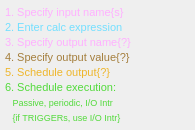
<?xml version="1.0" ?>
<ui version="4.0">
  <class>Dialog</class>
  <widget class="PyDMFrame" name="screen">
    <property name="geometry">
      <rect>
        <x>10</x>
        <y>10</y>
        <width>195</width>
        <height>130</height>
      </rect>
    </property>
    <property name="minimumSize">
      <size>
        <width>195</width>
        <height>130</height>
      </size>
    </property>
    <property name="styleSheet">
      <string notr="true">PyDMFrame#screen {
  color: rgb(0, 0, 0);
  background-color: rgb(200, 200, 200);
  }</string>
    </property>
    <property name="windowTitle">
      <string>userCalc_help</string>
    </property>
    <layout class="QGridLayout" name="gridLayout" columnstretch="195" rowstretch="130">
      <property name="leftMargin">
        <number>0</number>
      </property>
      <property name="topMargin">
        <number>0</number>
      </property>
      <property name="rightMargin">
        <number>0</number>
      </property>
      <property name="bottomMargin">
        <number>0</number>
      </property>
      <property name="horizontalSpacing">
        <number>0</number>
      </property>
      <property name="verticalSpacing">
        <number>0</number>
      </property>
      <item row="0" column="0">
        <widget class="PyDMFrame" name="composite">
          <property name="geometry">
            <rect>
              <x>0</x>
              <y>0</y>
              <width>195</width>
              <height>130</height>
            </rect>
          </property>
          <property name="sizePolicy">
            <sizepolicy hsizetype="Ignored" vsizetype="Ignored">
              <horstretch>0</horstretch>
              <verstretch>0</verstretch>
            </sizepolicy>
          </property>
          <layout class="QGridLayout" name="gridLayout_1" columnstretch="5,180,10" rowstretch="5,14,1,14,1,14,1,14,1,14,1,14,2,12,3,12,7">
            <property name="leftMargin">
              <number>0</number>
            </property>
            <property name="topMargin">
              <number>0</number>
            </property>
            <property name="rightMargin">
              <number>0</number>
            </property>
            <property name="bottomMargin">
              <number>0</number>
            </property>
            <property name="horizontalSpacing">
              <number>0</number>
            </property>
            <property name="verticalSpacing">
              <number>0</number>
            </property>
            <item row="0" column="0" rowspan="17" colspan="3">
              <widget class="PyDMDrawingRectangle" name="rectangle">
                <property name="geometry">
                  <rect>
                    <x>0</x>
                    <y>0</y>
                    <width>195</width>
                    <height>130</height>
                  </rect>
                </property>
                <property name="sizePolicy">
                  <sizepolicy hsizetype="Ignored" vsizetype="Ignored">
                    <horstretch>0</horstretch>
                    <verstretch>0</verstretch>
                  </sizepolicy>
                </property>
                <property name="brush" stdset="0">
                  <brush brushstyle="SolidPattern">
                    <color alpha="255">
                      <red>0</red>
                      <green>0</green>
                      <blue>0</blue>
                    </color>
                  </brush>
                </property>
                <property name="penStyle" stdset="0">
                  <enum>Qt::SolidLine</enum>
                </property>
                <property name="penColor" stdset="0">
                  <color>
                    <red>0</red>
                    <green>0</green>
                    <blue>0</blue>
                  </color>
                </property>
                <property name="penWidth" stdset="0">
                  <double>0</double>
                </property>
                <property name="penCapStyle" stdset="0">
                  <enum>Qt::FlatCap</enum>
                </property>
                <property name="toolTip">
                  <string>rectangle</string>
                </property>
              </widget>
            </item>
            <item row="1" column="1">
              <widget class="QLabel" name="text">
                <property name="geometry">
                  <rect>
                    <x>5</x>
                    <y>5</y>
                    <width>180</width>
                    <height>14</height>
                  </rect>
                </property>
                <property name="sizePolicy">
                  <sizepolicy hsizetype="Ignored" vsizetype="Ignored">
                    <horstretch>0</horstretch>
                    <verstretch>0</verstretch>
                  </sizepolicy>
                </property>
                <property name="text">
                  <string>1. Specify input name{s}</string>
                </property>
                <property name="font">
                  <font>
                    <pointsize>8</pointsize>
                  </font>
                </property>
                <property name="brush" stdset="0">
                  <brush brushstyle="SolidPattern">
                    <color alpha="255">
                      <red>255</red>
                      <green>176</green>
                      <blue>255</blue>
                    </color>
                  </brush>
                </property>
                <property name="toolTip">
                  <string>text</string>
                </property>
                <property name="alignment">
                  <set>Qt::AlignLeading|Qt::AlignLeft|Qt::AlignVCenter</set>
                </property>
                <property name="styleSheet">
                  <string notr="true">QLabel#text {
  color: rgb(255, 176, 255);
  }</string>
                </property>
              </widget>
            </item>
            <item row="3" column="1">
              <widget class="QLabel" name="text_1">
                <property name="geometry">
                  <rect>
                    <x>5</x>
                    <y>20</y>
                    <width>180</width>
                    <height>14</height>
                  </rect>
                </property>
                <property name="sizePolicy">
                  <sizepolicy hsizetype="Ignored" vsizetype="Ignored">
                    <horstretch>0</horstretch>
                    <verstretch>0</verstretch>
                  </sizepolicy>
                </property>
                <property name="text">
                  <string>2. Enter calc expression</string>
                </property>
                <property name="font">
                  <font>
                    <pointsize>8</pointsize>
                  </font>
                </property>
                <property name="brush" stdset="0">
                  <brush brushstyle="SolidPattern">
                    <color alpha="255">
                      <red>115</red>
                      <green>223</green>
                      <blue>255</blue>
                    </color>
                  </brush>
                </property>
                <property name="toolTip">
                  <string>text_1</string>
                </property>
                <property name="alignment">
                  <set>Qt::AlignLeading|Qt::AlignLeft|Qt::AlignVCenter</set>
                </property>
                <property name="styleSheet">
                  <string notr="true">QLabel#text_1 {
  color: rgb(115, 223, 255);
  }</string>
                </property>
              </widget>
            </item>
            <item row="5" column="1">
              <widget class="QLabel" name="text_2">
                <property name="geometry">
                  <rect>
                    <x>5</x>
                    <y>35</y>
                    <width>180</width>
                    <height>14</height>
                  </rect>
                </property>
                <property name="sizePolicy">
                  <sizepolicy hsizetype="Ignored" vsizetype="Ignored">
                    <horstretch>0</horstretch>
                    <verstretch>0</verstretch>
                  </sizepolicy>
                </property>
                <property name="text">
                  <string>3. Specify output name{?}</string>
                </property>
                <property name="font">
                  <font>
                    <pointsize>8</pointsize>
                  </font>
                </property>
                <property name="brush" stdset="0">
                  <brush brushstyle="SolidPattern">
                    <color alpha="255">
                      <red>255</red>
                      <green>176</green>
                      <blue>255</blue>
                    </color>
                  </brush>
                </property>
                <property name="toolTip">
                  <string>text_2</string>
                </property>
                <property name="alignment">
                  <set>Qt::AlignLeading|Qt::AlignLeft|Qt::AlignVCenter</set>
                </property>
                <property name="styleSheet">
                  <string notr="true">QLabel#text_2 {
  color: rgb(255, 176, 255);
  }</string>
                </property>
              </widget>
            </item>
            <item row="7" column="1">
              <widget class="QLabel" name="text_3">
                <property name="geometry">
                  <rect>
                    <x>5</x>
                    <y>50</y>
                    <width>180</width>
                    <height>14</height>
                  </rect>
                </property>
                <property name="sizePolicy">
                  <sizepolicy hsizetype="Ignored" vsizetype="Ignored">
                    <horstretch>0</horstretch>
                    <verstretch>0</verstretch>
                  </sizepolicy>
                </property>
                <property name="text">
                  <string>4. Specify output value{?}</string>
                </property>
                <property name="font">
                  <font>
                    <pointsize>8</pointsize>
                  </font>
                </property>
                <property name="brush" stdset="0">
                  <brush brushstyle="SolidPattern">
                    <color alpha="255">
                      <red>164</red>
                      <green>126</green>
                      <blue>60</blue>
                    </color>
                  </brush>
                </property>
                <property name="toolTip">
                  <string>text_3</string>
                </property>
                <property name="alignment">
                  <set>Qt::AlignLeading|Qt::AlignLeft|Qt::AlignVCenter</set>
                </property>
                <property name="styleSheet">
                  <string notr="true">QLabel#text_3 {
  color: rgb(164, 126, 60);
  }</string>
                </property>
              </widget>
            </item>
            <item row="9" column="1">
              <widget class="QLabel" name="text_4">
                <property name="geometry">
                  <rect>
                    <x>5</x>
                    <y>65</y>
                    <width>180</width>
                    <height>14</height>
                  </rect>
                </property>
                <property name="sizePolicy">
                  <sizepolicy hsizetype="Ignored" vsizetype="Ignored">
                    <horstretch>0</horstretch>
                    <verstretch>0</verstretch>
                  </sizepolicy>
                </property>
                <property name="text">
                  <string>5. Schedule output{?}</string>
                </property>
                <property name="font">
                  <font>
                    <pointsize>8</pointsize>
                  </font>
                </property>
                <property name="brush" stdset="0">
                  <brush brushstyle="SolidPattern">
                    <color alpha="255">
                      <red>238</red>
                      <green>182</green>
                      <blue>43</blue>
                    </color>
                  </brush>
                </property>
                <property name="toolTip">
                  <string>text_4</string>
                </property>
                <property name="alignment">
                  <set>Qt::AlignLeading|Qt::AlignLeft|Qt::AlignVCenter</set>
                </property>
                <property name="styleSheet">
                  <string notr="true">QLabel#text_4 {
  color: rgb(238, 182, 43);
  }</string>
                </property>
              </widget>
            </item>
            <item row="11" column="1">
              <widget class="QLabel" name="text_5">
                <property name="geometry">
                  <rect>
                    <x>5</x>
                    <y>80</y>
                    <width>180</width>
                    <height>14</height>
                  </rect>
                </property>
                <property name="sizePolicy">
                  <sizepolicy hsizetype="Ignored" vsizetype="Ignored">
                    <horstretch>0</horstretch>
                    <verstretch>0</verstretch>
                  </sizepolicy>
                </property>
                <property name="text">
                  <string>6. Schedule execution:</string>
                </property>
                <property name="font">
                  <font>
                    <pointsize>8</pointsize>
                  </font>
                </property>
                <property name="brush" stdset="0">
                  <brush brushstyle="SolidPattern">
                    <color alpha="255">
                      <red>82</red>
                      <green>218</green>
                      <blue>59</blue>
                    </color>
                  </brush>
                </property>
                <property name="toolTip">
                  <string>text_5</string>
                </property>
                <property name="alignment">
                  <set>Qt::AlignLeading|Qt::AlignLeft|Qt::AlignVCenter</set>
                </property>
                <property name="styleSheet">
                  <string notr="true">QLabel#text_5 {
  color: rgb(82, 218, 59);
  }</string>
                </property>
              </widget>
            </item>
            <item row="15" column="1">
              <widget class="QLabel" name="text_6">
                <property name="geometry">
                  <rect>
                    <x>5</x>
                    <y>111</y>
                    <width>180</width>
                    <height>12</height>
                  </rect>
                </property>
                <property name="sizePolicy">
                  <sizepolicy hsizetype="Ignored" vsizetype="Ignored">
                    <horstretch>0</horstretch>
                    <verstretch>0</verstretch>
                  </sizepolicy>
                </property>
                <property name="text">
                  <string>   {if TRIGGERs, use I/O Intr}</string>
                </property>
                <property name="font">
                  <font>
                    <pointsize>7</pointsize>
                  </font>
                </property>
                <property name="brush" stdset="0">
                  <brush brushstyle="SolidPattern">
                    <color alpha="255">
                      <red>82</red>
                      <green>218</green>
                      <blue>59</blue>
                    </color>
                  </brush>
                </property>
                <property name="toolTip">
                  <string>text_6</string>
                </property>
                <property name="alignment">
                  <set>Qt::AlignLeading|Qt::AlignLeft|Qt::AlignVCenter</set>
                </property>
                <property name="styleSheet">
                  <string notr="true">QLabel#text_6 {
  color: rgb(82, 218, 59);
  }</string>
                </property>
              </widget>
            </item>
            <item row="13" column="1">
              <widget class="QLabel" name="text_7">
                <property name="geometry">
                  <rect>
                    <x>5</x>
                    <y>96</y>
                    <width>180</width>
                    <height>12</height>
                  </rect>
                </property>
                <property name="sizePolicy">
                  <sizepolicy hsizetype="Ignored" vsizetype="Ignored">
                    <horstretch>0</horstretch>
                    <verstretch>0</verstretch>
                  </sizepolicy>
                </property>
                <property name="text">
                  <string>   Passive, periodic, I/O Intr</string>
                </property>
                <property name="font">
                  <font>
                    <pointsize>7</pointsize>
                  </font>
                </property>
                <property name="brush" stdset="0">
                  <brush brushstyle="SolidPattern">
                    <color alpha="255">
                      <red>82</red>
                      <green>218</green>
                      <blue>59</blue>
                    </color>
                  </brush>
                </property>
                <property name="toolTip">
                  <string>text_7</string>
                </property>
                <property name="alignment">
                  <set>Qt::AlignLeading|Qt::AlignLeft|Qt::AlignVCenter</set>
                </property>
                <property name="styleSheet">
                  <string notr="true">QLabel#text_7 {
  color: rgb(82, 218, 59);
  }</string>
                </property>
              </widget>
            </item>
          </layout>
        </widget>
      </item>
    </layout>
    <zorder>rectangle</zorder>
    <zorder>text</zorder>
    <zorder>text_1</zorder>
    <zorder>text_2</zorder>
    <zorder>text_3</zorder>
    <zorder>text_4</zorder>
    <zorder>text_5</zorder>
    <zorder>text_6</zorder>
    <zorder>text_7</zorder>
    <zorder>composite</zorder>
  </widget>
  <customwidgets>
    <customwidget>
      <class>PyDMFrame</class>
      <extends>QFrame</extends>
      <header>pydm.widgets.frame</header>
    </customwidget>
    <customwidget>
      <class>PyDMDrawingRectangle</class>
      <extends>QWidget</extends>
      <header>pydm.widgets.drawing</header>
    </customwidget>
    <customwidget>
      <class>PyDMLabel</class>
      <extends>QLabel</extends>
      <header>pydm.widgets.label</header>
    </customwidget>
  </customwidgets>
</ui>
